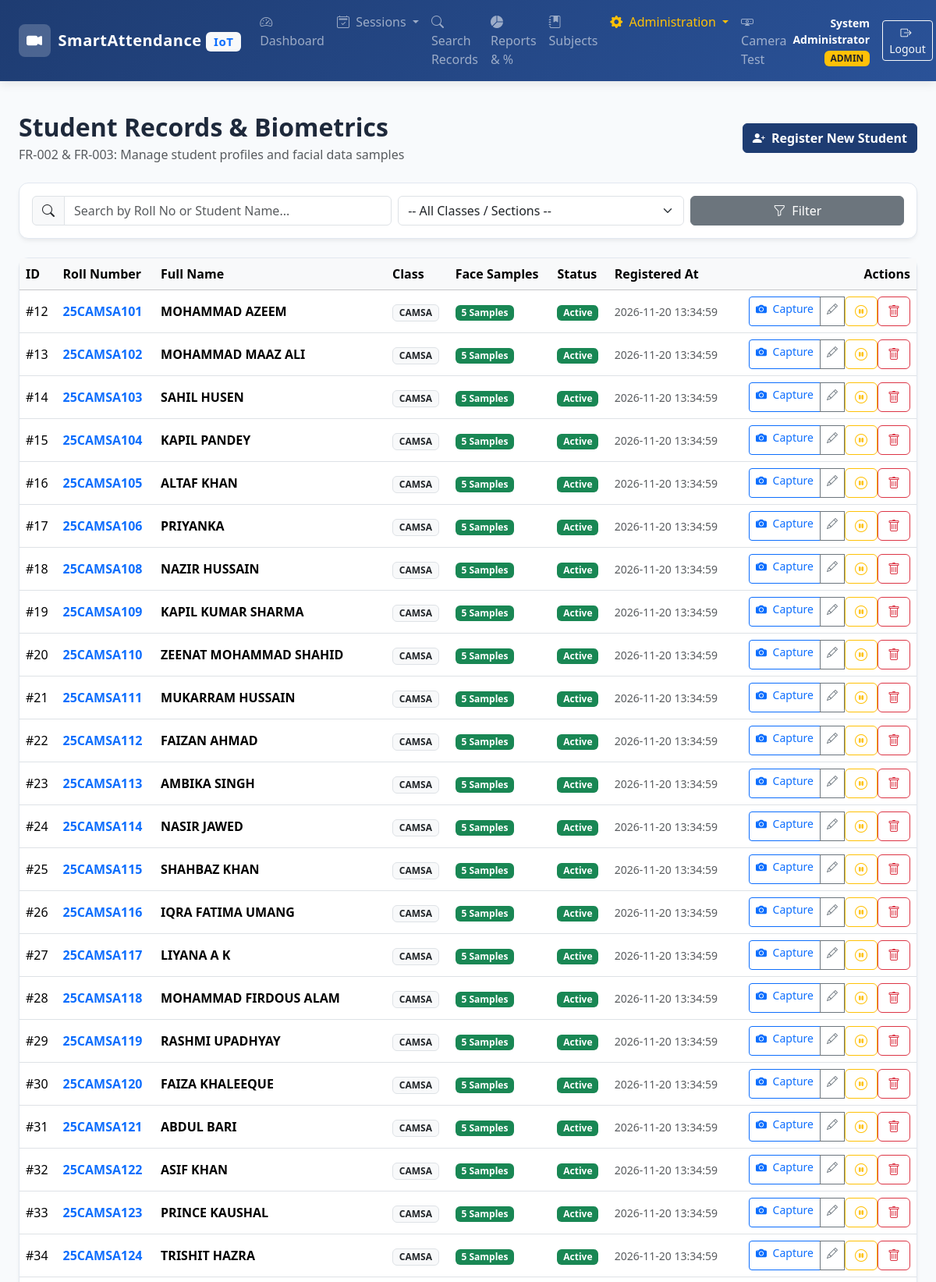
/admin/students (signed in, upper part), run on the app's committed database.
### tables this page shows
CREATE TABLE users (
            user_id INTEGER PRIMARY KEY AUTOINCREMENT,
            username TEXT UNIQUE NOT NULL,
            password_hash TEXT NOT NULL,
            full_name TEXT NOT NULL,
            role TEXT NOT NULL CHECK(role IN ('ADMIN', 'TEACHER')),
            is_active BOOLEAN NOT NULL DEFAULT 1
        );

CREATE TABLE students (
            student_id INTEGER PRIMARY KEY AUTOINCREMENT,
            roll_no TEXT UNIQUE NOT NULL,
            full_name TEXT NOT NULL,
            class_name TEXT NOT NULL,
            is_active BOOLEAN NOT NULL DEFAULT 1,
            registered_at TIMESTAMP NOT NULL DEFAULT CURRENT_TIMESTAMP,
            registered_by INTEGER NOT NULL,
            FOREIGN KEY (registered_by) REFERENCES users(user_id) ON DELETE RESTRICT
        );

### app.py (the view)
@app.route('/admin/students')
@login_required
def students_list():
    class_filter = request.args.get('class_name', '').strip()
    search = request.args.get('q', '').strip()
    conn = get_db_connection()
    cur = conn.cursor()
    cur.execute("SELECT DISTINCT class_name FROM students ORDER BY class_name")
    classes = [r['class_name'] for r in cur.fetchall()]
    query = """
        SELECT s.*, u.full_name as registered_by_name,
               (SELECT COUNT(*) FROM face_data fd WHERE fd.student_id = s.student_id) as sample_count
        FROM students s
        LEFT JOIN users u ON s.registered_by = u.user_id
        WHERE 1=1
    """
    params = []
    if class_filter:
        query += " AND s.class_name = ?"
        params.append(class_filter)
    if search:
        query += " AND (s.roll_no LIKE ? OR s.full_name LIKE ?)"
        params.extend([f"%{search}%", f"%{search}%"])
    query += " ORDER BY s.class_name, s.roll_no"
    cur.execute(query, params)
    students = [dict(r) for r in cur.fetchall()]
    conn.close()
    return render_template('admin/students.html', students=students, classes=classes, selected_class=class_filter, search=search)

### app.py (called while the page is built)
def login_required(f):
    @wraps(f)
    def decorated_function(*args, **kwargs):
        if 'user_id' not in session:
            flash("Please log in to access this page.", "warning")
            return redirect(url_for('login', next=request.url))
        return f(*args, **kwargs)
    return decorated_function

@app.context_processor
def inject_user():
    return {
        'current_user': {
            'user_id': session.get('user_id'),
            'username': session.get('username'),
            'full_name': session.get('full_name'),
            'role': session.get('role')
        } if 'user_id' in session else None,
        'now': datetime.datetime.now()
    }

### database.py (called while the page is built)
def get_db_connection():
    db_path = Config.DATABASE_PATH
    os.makedirs(os.path.dirname(db_path), exist_ok=True)
    conn = sqlite3.connect(db_path, timeout=10.0)
    conn.row_factory = sqlite3.Row
    conn.execute("PRAGMA foreign_keys = ON;")
    return conn

### templates/admin/students.html (shortened to what this page needs)
{% extends 'base.html' %}
{% block content %}
<div class="container-fluid px-4 py-4">
  <div class="d-flex flex-wrap justify-content-between align-items-center mb-4">
    <div>
      <h2 class="fw-bold mb-1">Student Records &amp; Biometrics</h2>
      <p class="text-muted mb-0">FR-002 &amp; FR-003: Manage student profiles and facial data samples</p>
    </div>
    {% if current_user.role == 'ADMIN' %}
    <a href="{{ url_for('register_student') }}" class="btn btn-primary-custom mt-2 mt-md-0">
      <i class="bi bi-person-plus-fill me-1"></i> Register New Student
    </a>
    {% endif %}
  </div>
  <div class="card card-custom mb-4 p-3">
    <form method="GET" action="{{ url_for('students_list') }}" class="row g-2 align-items-center">
      <div class="col-md-5">
        <div class="input-group">
          <span class="input-group-text bg-light"><i class="bi bi-search"></i></span>
          <input type="text" name="q" class="form-control" placeholder="Search by Roll No or Student Name..." value="{{ search }}">
        </div>
      </div>
      <div class="col-md-4">
        <select name="class_name" class="form-select">
          <option value="">-- All Classes / Sections --</option>
        </select>
      </div>
      <div class="col-md-3 d-flex gap-2">
        <button type="submit" class="btn btn-secondary w-100"><i class="bi bi-funnel me-1"></i> Filter</button>
      </div>
    </form>
  </div>
  <div class="card card-custom">
    <div class="card-body p-0">
      <div class="table-responsive">
        <table class="table table-hover align-middle mb-0">
          <thead class="table-light">
            <tr>
              <th>ID</th>
              <th>Roll Number</th>
              <th>Full Name</th>
              <th>Class</th>
              <th>Face Samples</th>
              <th>Status</th>
              <th>Registered At</th>
              <th class="text-end">Actions</th>
            </tr>
          </thead>
          <tbody>
            {% if students %}
              {% for s in students %}
              <tr>
                <td>#{{ s.student_id }}</td>
                <td><strong class="text-primary">{{ s.roll_no }}</strong></td>
                <td class="fw-semibold">{{ s.full_name }}</td>
                <td><span class="badge bg-light text-dark border">{{ s.class_name }}</span></td>
                <td>
                  {% if s.sample_count >= 5 %}
                    <span class="badge bg-success">{{ s.sample_count }} Samples</span>
                  {% elif s.sample_count > 0 %}
                    <span class="badge bg-warning text-dark">{{ s.sample_count }} Samples (Low)</span>
                  {% else %}
                    <span class="badge bg-danger">0 Samples</span>
                  {% endif %}
                </td>
                <td>
                  {% if s.is_active %}
                    <span class="badge bg-success">Active</span>
                  {% else %}
                    <span class="badge bg-secondary">Inactive</span>
                  {% endif %}
                </td>
                <td><small class="text-muted">{{ s.registered_at }}</small></td>
                <td class="text-end">
                  <div class="btn-group btn-group-sm">
                    {% if current_user.role == 'ADMIN' %}
                    <a href="{{ url_for('capture_face_samples', student_id=s.student_id) }}" class="btn btn-outline-primary" title="Capture / View Face Samples">
                      <i class="bi bi-camera-fill me-1"></i> Capture
                    </a>
                    <a href="{{ url_for('edit_student', student_id=s.student_id) }}" class="btn btn-outline-secondary" title="Edit Student">
                      <i class="bi bi-pencil"></i>
                    </a>
                    <form action="{{ url_for('toggle_student_status', student_id=s.student_id) }}" method="POST" class="d-inline">
                      <button type="submit" class="btn {{ 'btn-outline-warning' if s.is_active else 'btn-outline-success' }}" title="Toggle Status">
                        <i class="bi {{ 'bi-pause-circle' if s.is_active else 'bi-play-circle' }}"></i>
                      </button>
                    </form>
                    <form action="{{ url_for('delete_student', student_id=s.student_id) }}" method="POST" class="d-inline" onsubmit="return confirm('Permanently delete student and remove all facial biometrics?');">
                      <button type="submit" class="btn btn-outline-danger" title="Delete Student & Facial Data">
                        <i class="bi bi-trash"></i>
                      </button>
                    </form>
                    {% endif %}
                  </div>
                </td>
              </tr>
              {% endfor %}
            {% endif %}
          </tbody>
        </table>
      </div>
    </div>
  </div>
</div>
{% endblock %}

### templates/base.html (shortened to what this page needs)
<!DOCTYPE html>
<html lang="en">
<head>
  <link href="https://cdn.jsdelivr.net/npm/bootstrap@5.3.3/dist/css/bootstrap.min.css" rel="stylesheet">
  <link href="https://cdn.jsdelivr.net/npm/bootstrap-icons@1.11.3/font/bootstrap-icons.min.css" rel="stylesheet">
  <link rel="stylesheet" href="https://cdnjs.cloudflare.com/ajax/libs/animate.css/4.1.1/animate.min.css"/>
  <link rel="stylesheet" href="{{ url_for('static', filename='css/style.css') }}">
</head>
<body>
  <nav class="navbar navbar-expand-lg navbar-dark navbar-custom sticky-top no-print">
    <div class="container-fluid px-4">
      <a class="navbar-brand" href="{{ url_for('dashboard') if current_user else url_for('login') }}">
        <span class="brand-icon"><i class="bi bi-camera-video-fill"></i></span>
        <span>SmartAttendance <span class="badge bg-light text-primary fs-7">IoT</span></span>
      </a>
      {% if current_user %}
      <div class="collapse navbar-collapse" id="navbarMain">
        <ul class="navbar-nav me-auto mb-2 mb-lg-0">
          <li class="nav-item">
            <a class="nav-link {{ 'active' if request.endpoint == 'dashboard' }}" href="{{ url_for('dashboard') }}">
              <i class="bi bi-speedometer2 me-1"></i> Dashboard
            </a>
          </li>
          <li class="nav-item dropdown">
            <a class="nav-link dropdown-toggle {{ 'active' if 'session' in request.endpoint }}" href="#" role="button" data-bs-toggle="dropdown">
              <i class="bi bi-calendar2-check me-1"></i> Sessions
            </a>
          </li>
          <li class="nav-item">
            <a class="nav-link {{ 'active' if request.endpoint == 'attendance_search' }}" href="{{ url_for('attendance_search') }}">
              <i class="bi bi-search me-1"></i> Search Records
            </a>
          </li>
          <li class="nav-item">
            <a class="nav-link {{ 'active' if request.endpoint == 'attendance_reports' }}" href="{{ url_for('attendance_reports') }}">
              <i class="bi bi-pie-chart-fill me-1"></i> Reports &amp; %
            </a>
          </li>
          <li class="nav-item">
            <a class="nav-link {{ 'active' if request.endpoint == 'admin_subjects' }}" href="{{ url_for('admin_subjects') }}">
              <i class="bi bi-journal-bookmark-fill me-1"></i> Subjects
            </a>
          </li>
          {% if current_user.role == 'ADMIN' %}
          <li class="nav-item dropdown">
            <a class="nav-link dropdown-toggle text-warning {{ 'active' if 'admin' in request.endpoint or 'student' in request.endpoint }}" href="#" role="button" data-bs-toggle="dropdown">
              <i class="bi bi-gear-fill me-1"></i> Administration
            </a>
          </li>
          {% endif %}
          <li class="nav-item">
            <a class="nav-link {{ 'active' if request.endpoint == 'camera_test' }}" href="{{ url_for('camera_test') }}">
              <i class="bi bi-webcam me-1"></i> Camera Test
            </a>
          </li>
        </ul>
        <div class="d-flex align-items-center gap-3">
          <div class="text-white text-end d-none d-md-block">
            <div class="small fw-bold">{{ current_user.full_name }}</div>
            <span class="badge {{ 'bg-warning text-dark' if current_user.role == 'ADMIN' else 'bg-info' }}">
              {{ current_user.role }}
            </span>
          </div>
          <a href="{{ url_for('logout') }}" class="btn btn-outline-light btn-sm" title="Log Out">
            <i class="bi bi-box-arrow-right me-1"></i> Logout
          </a>
        </div>
      </div>
      {% endif %}
    </div>
  </nav>
  <div class="container-fluid px-4 pt-3 no-print">
  </div>
  <main class="flex-grow-1">
    {% block content %}{% endblock %}
  </main>
</body>
</html>

### static/css/style.css (style rules this page uses)
:root { --primary-color: #1e3c72; --primary-dark: #142850; --secondary-color: #2a5298; --accent-color: #00adb5; --accent-hover: #00878e; --success-color: #10b981; --warning-color: #f59e0b; --danger-color: #ef4444; --dark-bg: #0f172a; --card-bg: #ffffff; --body-bg: #f8fafc; --text-primary: #1e293b; --text-muted: #64748b; --border-color: #e2e8f0; }
body { font-family: 'Segoe UI', system-ui, -apple-system, BlinkMacSystemFont, Roboto, sans-serif; background-color: var(--body-bg); color: var(--text-primary); min-height: 100vh; display: flex; flex-direction: column; }
.navbar-custom { background: linear-gradient(135deg, var(--primary-color) 0%, var(--secondary-color) 100%); box-shadow: 0 4px 12px rgba(0, 0, 0, 0.08); }
.navbar-brand { font-weight: 700; letter-spacing: 0.5px; display: flex; align-items: center; gap: 10px; }
.brand-icon { background: rgba(255, 255, 255, 0.2); padding: 6px 10px; border-radius: 8px; }
.card-custom { border: 1px solid var(--border-color); border-radius: 12px; box-shadow: 0 4px 6px -1px rgba(0, 0, 0, 0.05), 0 2px 4px -1px rgba(0, 0, 0, 0.03); background: var(--card-bg); transition: transform 0.2s ease, box-shadow 0.2s ease; }
.btn-primary-custom { background-color: var(--primary-color); border-color: var(--primary-color); color: #ffffff; font-weight: 600; }

### data on the page
users: full_name "System Administrator"
students: student_id "12", roll_no "25CAMSA101", full_name "MOHAMMAD AZEEM", class_name "CAMSA", sample_count "5", is_active "Active", registered_at "2026-11-20 13:34:59"
students: student_id "13", roll_no "25CAMSA102", full_name "MOHAMMAD MAAZ ALI", class_name "CAMSA", sample_count "5", is_active "Active", registered_at "2026-11-20 13:34:59"
students: student_id "14", roll_no "25CAMSA103", full_name "SAHIL HUSEN", class_name "CAMSA", sample_count "5", is_active "Active", registered_at "2026-11-20 13:34:59"
students: student_id "15", roll_no "25CAMSA104", full_name "KAPIL PANDEY", class_name "CAMSA", sample_count "5", is_active "Active", registered_at "2026-11-20 13:34:59"
students: student_id "16", roll_no "25CAMSA105", full_name "ALTAF KHAN", class_name "CAMSA", sample_count "5", is_active "Active", registered_at "2026-11-20 13:34:59"
students: student_id "17", roll_no "25CAMSA106", full_name "PRIYANKA", class_name "CAMSA", sample_count "5", is_active "Active", registered_at "2026-11-20 13:34:59"
students: student_id "18", roll_no "25CAMSA108", full_name "NAZIR HUSSAIN", class_name "CAMSA", sample_count "5", is_active "Active", registered_at "2026-11-20 13:34:59"
students: student_id "19", roll_no "25CAMSA109", full_name "KAPIL KUMAR SHARMA", class_name "CAMSA", sample_count "5", is_active "Active", registered_at "2026-11-20 13:34:59"
students: student_id "20", roll_no "25CAMSA110", full_name "ZEENAT MOHAMMAD SHAHID", class_name "CAMSA", sample_count "5", is_active "Active", registered_at "2026-11-20 13:34:59"
students: student_id "21", roll_no "25CAMSA111", full_name "MUKARRAM HUSSAIN", class_name "CAMSA", sample_count "5", is_active "Active", registered_at "2026-11-20 13:34:59"
students: student_id "22", roll_no "25CAMSA112", full_name "FAIZAN AHMAD", class_name "CAMSA", sample_count "5", is_active "Active", registered_at "2026-11-20 13:34:59"
students: student_id "23", roll_no "25CAMSA113", full_name "AMBIKA SINGH", class_name "CAMSA", sample_count "5", is_active "Active", registered_at "2026-11-20 13:34:59"
students: student_id "24", roll_no "25CAMSA114", full_name "NASIR JAWED", class_name "CAMSA", sample_count "5", is_active "Active", registered_at "2026-11-20 13:34:59"
students: student_id "25", roll_no "25CAMSA115", full_name "SHAHBAZ KHAN", class_name "CAMSA", sample_count "5", is_active "Active", registered_at "2026-11-20 13:34:59"
students: student_id "26", roll_no "25CAMSA116", full_name "IQRA FATIMA UMANG", class_name "CAMSA", sample_count "5", is_active "Active", registered_at "2026-11-20 13:34:59"
students: student_id "27", roll_no "25CAMSA117", full_name "LIYANA A K", class_name "CAMSA", sample_count "5", is_active "Active", registered_at "2026-11-20 13:34:59"
students: student_id "28", roll_no "25CAMSA118", full_name "MOHAMMAD FIRDOUS ALAM", class_name "CAMSA", sample_count "5", is_active "Active", registered_at "2026-11-20 13:34:59"
students: student_id "29", roll_no "25CAMSA119", full_name "RASHMI UPADHYAY", class_name "CAMSA", sample_count "5", is_active "Active", registered_at "2026-11-20 13:34:59"
students: student_id "30", roll_no "25CAMSA120", full_name "FAIZA KHALEEQUE", class_name "CAMSA", sample_count "5", is_active "Active", registered_at "2026-11-20 13:34:59"
students: student_id "31", roll_no "25CAMSA121", full_name "ABDUL BARI", class_name "CAMSA", sample_count "5", is_active "Active", registered_at "2026-11-20 13:34:59"
students: student_id "32", roll_no "25CAMSA122", full_name "ASIF KHAN", class_name "CAMSA", sample_count "5", is_active "Active", registered_at "2026-11-20 13:34:59"
students: student_id "33", roll_no "25CAMSA123", full_name "PRINCE KAUSHAL", class_name "CAMSA", sample_count "5", is_active "Active", registered_at "2026-11-20 13:34:59"
students: student_id "34", roll_no "25CAMSA124", full_name "TRISHIT HAZRA", class_name "CAMSA", sample_count "5", is_active "Active", registered_at "2026-11-20 13:34:59"

### other printed values
{{ current_user.role }} "ADMIN"
